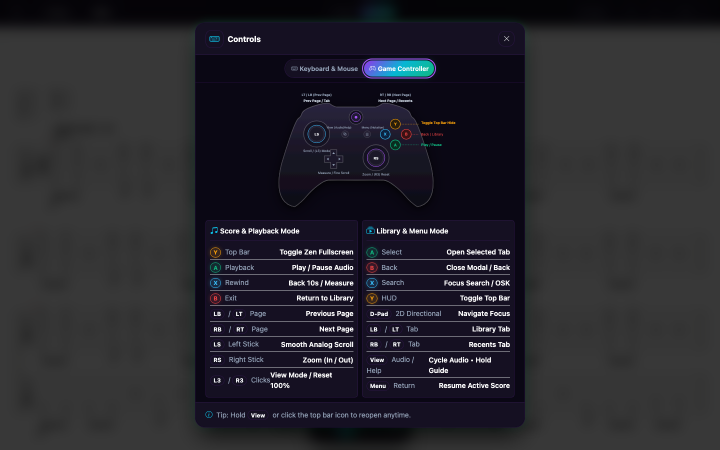
#> input picture docs/img/screenshots/controller_modal.png, 1440 x 900 px (shown at 1/2 size)
$ python -i generate_screenshots.py   (imports and definitions only)
#> lines starting #> are read from the running program, lines starting #| are printed output that depends on the picture
#!/usr/bin/env python3
"""Generate website screenshots of the MajesticTab app using the demo files and user backup.

Serves the repo root on a temporary local port, drives the app with Playwright
(desktop 1440x900 and mobile 390x844), and writes PNGs to docs/img/screenshots/
(override with --out-dir).

Usage:
    pip install playwright pillow && playwright install chromium
    python3 tools/generate_screenshots.py            # all shots
    python3 tools/generate_screenshots.py --only gp_scroll theme_palettes
"""
import argparse
import functools
import http.server
import os
import socket
import threading
import time
from pathlib import Path

ROOT = Path(__file__).resolve().parent.parent.parent
OUT_DIR = ROOT / "docs" / "img" / "screenshots"
GP_FILE = ROOT / "tests" / "Duo No 2 In G Major.gp5"
PDF_FILE = ROOT / "tests" / "sample.pdf"  # local, untracked: any tab PDF (pdf_page / pdf_condensed are skipped without it)
_BACKUPS = sorted((Path.home() / "Downloads").glob("MajesticTab-backup-*.mtbackup"))
DEFAULT_BACKUP = _BACKUPS[-1] if _BACKUPS else Path.home() / "Downloads" / "MajesticTab-backup.mtbackup"

VIEWPORTS = [
    ("desktop", {"width": 1440, "height": 900}, False, 1, ""),
]

FORCE_DEFAULT_THEME_JS = """
() => {
  try {
    localStorage.removeItem('majestictab_theme');
    localStorage.removeItem('majestictab_sheet_mode');
    localStorage.removeItem('gpSheetScale');
    localStorage.setItem('hasSeenControllerGuide', 'true');
  } catch (e) {}
  document.documentElement.setAttribute('data-theme', 'Mystic Dream');
  import('/src/gpProcessor/gpProcessor.js').then(m => m.applySavedGpDisplayScale()).catch(() => {});
}
"""


def add_traffic_lights(path):
    """Overlay macOS window controls; the Tauri shell draws them natively, so a page capture lacks them."""
    from PIL import Image, ImageDraw

    ss = 8  # supersample for smooth circle edges
    im = Image.open(path).convert("RGBA")
    layer = Image.new("RGBA", (im.width * ss, 70 * ss), (0, 0, 0, 0))
#> layer: PIL image 11520x560 RGBA; every value is 0
    draw = ImageDraw.Draw(layer)
    cy = 25
    for i, (fill, rim) in enumerate([
        ((255, 95, 87), (224, 68, 62)),
        ((254, 188, 46), (222, 161, 35)),
        ((40, 200, 64), (26, 171, 41)),
    ]):
        cx = 20 + i * 20
        for r, color in ((6, rim), (5.5, fill)):
            draw.ellipse([(cx - r) * ss, (cy - r) * ss, (cx + r) * ss, (cy + r) * ss], fill=color + (255,))
    im.alpha_composite(layer.resize((im.width, 70), Image.LANCZOS), (0, 0))
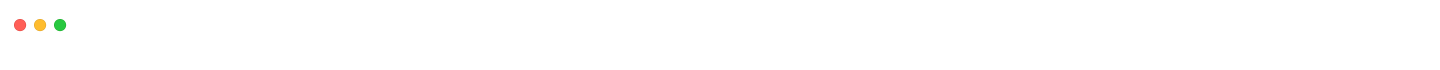
#> layer: PIL image 11520x560 RGBA (shown at 1/8 size); mean R, G, B, A 0.6, 0.5, 0.2, 0.9; transparent parts drawn white
    im.convert("RGB").save(path, optimize=True)


class _Server(http.server.ThreadingHTTPServer):
    request_queue_size = 256  # default backlog of 5 resets connections during the app's module-load burst


class _Quiet(http.server.SimpleHTTPRequestHandler):
    def log_message(self, *args):
        pass


# [531 lines left out: functions start_server, restore_backup, wait_for_album_artwork, load_file, goto_library, navigate_library_to_song and 2 more, not called in this run]


# [2 lines not run here, left out]

>>> result = add_traffic_lights('../../docs/img/screenshots/controller_modal.png')
